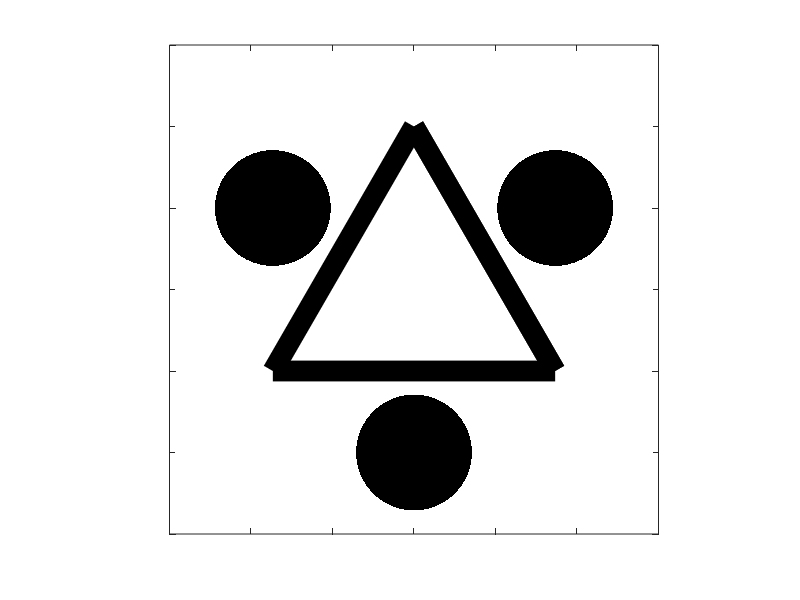

This chart was generated by the following MATLAB code:
a = 1;
b = a * cos(60*pi/180);
c = a * sin(60*pi/180);
lim = 1.5 * a;

x = [0, c, -c, 0, c];
y = [a, -b, -b, a, -b];
x2 = [-c, c, 0];
y2 = [b, b, -a];

plot(x,y,'k','LineWidth',15)
hold on
plot(x2, y2, '.k', 'MarkerSize',250)
set(gca,'Color','white','xticklabel',[],'yticklabel',[])%setting background black and removing labels
xlim([-lim lim])
ylim([-lim lim])
daspect([1 1 1]);%equal data unit length along x and y axis
